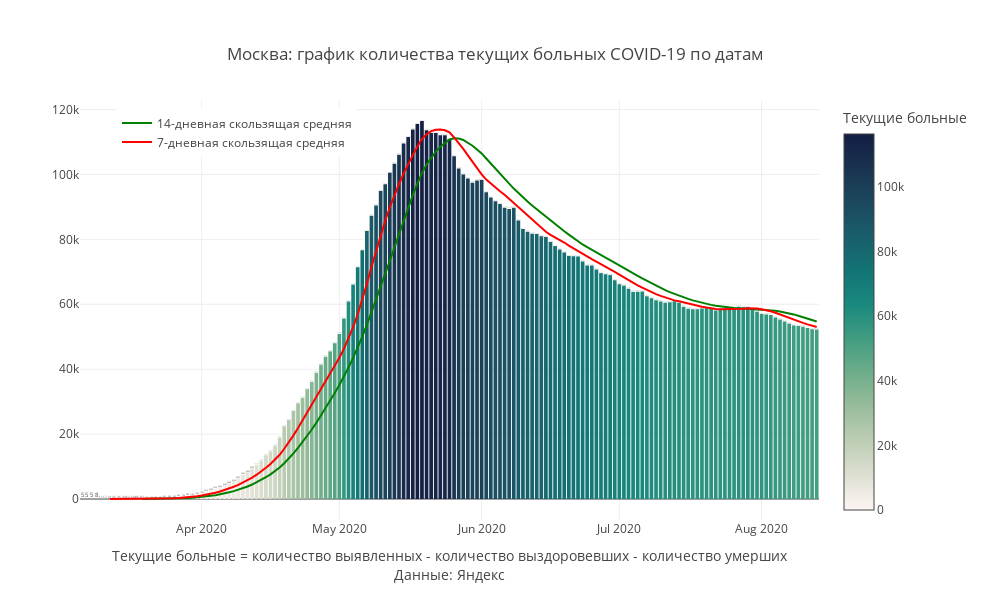

Notebook cell for this chart:
### Code cell
mask = X.Region ==my_region
#mask = (X.Date>'2020-05-01')&(X.Region.isin(regions_towatch))

fig = px.bar(X[mask], x='Date', y="Remaining_ill",color ='Remaining_ill',
             title=f'{my_region}: '+'график количества текущих больных COVID-19 по датам',
              color_continuous_scale= 'tempo',text = 'Remaining_ill',
            labels = {'Day_confirmed' : "Новые заболевшие",'Remaining_ill':'Текущие больные'})
fig.add_trace(
    go.Scatter(
        name='14-дневная скользящая средняя',
        x=X[mask].Date,
        y=X[mask]['MA14_remaining_ill'],
        mode="lines",
        
        line=go.scatter.Line(color="green"),
        showlegend=True)
)

fig.add_trace(
    go.Scatter(
        name = '7-дневная скользящая средняя',
        x=X[mask].Date,
        y=X[mask]['MA7_remaining_ill'],
        mode="lines",
        
        line=go.scatter.Line(color="red"),
        showlegend=True)
)
fig.update_layout(
    annotations=[
#         dict(
#             x='2020-04-13',
#             y=10594,
#             xref="x",
#             yref="y",
#             text="Введение<br>пропускной<br>системы в Москве",
#             showarrow=True,
#             arrowhead=2,
#             ax=0,
#             ay=-60),
#         dict(
#             x='2020-06-09',
#             y=85824,
#             xref="x",
#             yref="y",
#             text="Отмена<br>пропускной<br>системы в Москве",
#             showarrow=True,
#             arrowhead=2,
#             ax=0,
#             ay=-60),
        
        dict(x=0.5,y=-0.15,
            showarrow=False,
            text="",
            xref="paper",
            yref="paper")],
                  title_x = 0.5,
                  title_y= 0.9,
                  title_xanchor = "center",
                  title_yanchor = "bottom", 
                  legend_x = 0.05,legend_y = 0.98,
                  width = 990, height = 600,template = 'gridon',
    
    
                  xaxis_title='Текущие больные = количество выявленных - количество выздоровевших - количество умерших'+
                                '<br>Данные: Яндекс',
    yaxis_title = ' '
)


fig.show()

### Figure 1 — Plotly figure (JSON) as saved in the notebook; plotly's stock layout.template omitted (floating-point values rounded to 4 significant figures; data arrays with more than 128 entries replaced by an {"elided": "..."} marker saying what was removed)
{"data": [{"alignmentgroup": "True", "hovertemplate": "Date=%{x}<br>Текущие больные=%{marker.color}<extra></extra>", "legendgroup": "", "marker": {"color": {"elided": "161 int values"}, "coloraxis": "coloraxis"}, "name": "", "offsetgroup": "", "orientation": "v", "showlegend": false, "text": {"elided": "161 int values"}, "textposition": "auto", "type": "bar", "x": {"elided": "161 str values"}, "xaxis": "x", "y": {"elided": "161 int values"}, "yaxis": "y"}, {"line": {"color": "green"}, "mode": "lines", "name": "14-дневная скользящая средняя", "showlegend": true, "type": "scatter", "x": {"elided": "161 str values"}, "y": {"elided": "161 float values"}}, {"line": {"color": "red"}, "mode": "lines", "name": "7-дневная скользящая средняя", "showlegend": true, "type": "scatter", "x": {"elided": "161 str values"}, "y": {"elided": "161 float values"}}], "layout": {"annotations": [{"showarrow": false, "text": "", "x": 0.5, "xref": "paper", "y": -0.15, "yref": "paper"}], "barmode": "relative", "coloraxis": {"colorbar": {"title": {"text": "Текущие больные"}}, "colorscale": [[0, "rgb(254, 245, 244)"], [0.09091, "rgb(222, 224, 210)"], [0.1818, "rgb(189, 206, 181)"], [0.2727, "rgb(153, 189, 156)"], [0.3636, "rgb(110, 173, 138)"], [0.4545, "rgb(65, 157, 129)"], [0.5455, "rgb(25, 137, 125)"], [0.6364, "rgb(18, 116, 117)"], [0.7273, "rgb(25, 94, 106)"], [0.8182, "rgb(28, 72, 93)"], [0.9091, "rgb(25, 51, 80)"], [1, "rgb(20, 29, 67)"]]}, "height": 600, "legend": {"tracegroupgap": 0, "x": 0.05, "y": 0.98}, "title": {"text": "Москва: график количества текущих больных COVID-19 по датам", "x": 0.5, "xanchor": "center", "y": 0.9, "yanchor": "bottom"}, "width": 990, "xaxis": {"anchor": "y", "domain": [0, 1], "title": {"text": "Текущие больные = количество выявленных - количество выздоровевших - количество умерших<br>Данные: Яндекс"}}, "yaxis": {"anchor": "x", "domain": [0, 1], "title": {"text": " "}}}}
